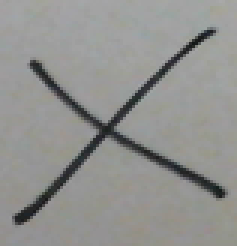
#> input picture src/backend/templates/X_02.bmp, 79 x 82 px (shown 3 times larger)
$ python -i backend.py   (imports and definitions only)
#> lines starting #> are read from the running program, lines starting #| are printed output that depends on the picture; after the words box and inside, x2 and y2 are one past the last pixel; in counts of white or black regions, pixels touching at a corner belong together
#> further down, picture is the input picture: shape (82, 79, 3); mean B, G, R 143.3, 145.8, 145.5
#!/usr/bin/env python3

import base64
import os
import time
from contextlib import contextmanager

import cv2  # for board reading - should this be trained or ugly dynamic?
import numpy as np
from redis import Redis  # for distributed queue

# should this use a display queue and thread?
#   practically to prefer over gross python logging
#   otherwise feed into redis queue --> display on API/UI via socket?..

RED   = (0, 0, 255)
GREEN = (0, 255, 0)
BLUE  = (255, 0, 0)

IMG_CMP_SIZE = 32


# [44 lines left out: functions capture_device, build_template_matchers, not called in this run]


def board_cleanup(img):
    # orig = img  # keep a reference
    img    = img.copy()
    img    = cv2.cvtColor(img, cv2.COLOR_BGR2GRAY)
    # img    = cv2.GaussianBlur(img, (5, 5), 0)
    # thresh = cv2.threshold(img, 0, 255, cv2.THRESH_BINARY_INV + cv2.THRESH_OTSU)[1]
    img = cv2.Canny(img, 100, 200)  # sharp cutoff cleanup
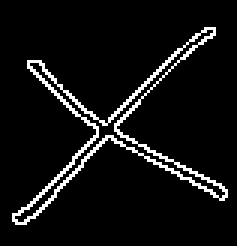
#> img: shape (82, 79) (shown 3 times larger); 6.8% white in thin lines or dots, all inside (x1, y1, x2, y2) = (4, 9, 76, 75)
    img = cv2.dilate(img, cv2.getStructuringElement(cv2.MORPH_RECT, (2, 2)), iterations=5)
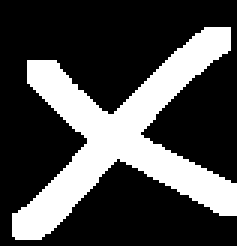
#> img: shape (82, 79) (shown 3 times larger); 28.8% white; 1 white region

    # FIXME there's probably a much cleaner vector way to do this
    # contours is a list of lists of points of the contour
    contours, hierarchy = cv2.findContours(img, cv2.RETR_TREE, cv2.CHAIN_APPROX_SIMPLE)
#> contours = 1 contour; box (x1, y1, x2, y2) and area: (4, 9, 79, 80) 1722

    # rotate and crop based upon workflow in https://stackoverflow.com/a/54823710/
    # workflow
    #  - collect all the contour points into one array  np.vstack()
    #  - get minimum rectangle about it                 .minAreaRect()
    #  - get 4 points of the rectangle corners          .boxPoints()
    #  - get 4 points of corners to map into            [(0,0),(width,height)]
    #  - warp and return
    rect = cv2.minAreaRect(np.vstack(contours))  # center, (width, height), angle in degrees
#> rect = ((40.07, 44.05), (79.89, 62.76), -7.02)
    box  = cv2.boxPoints(rect)
#> box = [[4.26, 80.08], [-3.41, 17.79], [75.88, 8.03], [83.55, 70.32]]
    # points are probably clockwise
    M_warp = cv2.getPerspectiveTransform(
        np.int0(box).astype("float32"),
        np.array([[0,0], [IMG_CMP_SIZE,0], [IMG_CMP_SIZE,IMG_CMP_SIZE], [0,IMG_CMP_SIZE]], dtype="float32")
    )
#> M_warp = [[-0.0637, -0.503, 40.51], [0.401, -0.0446, 1.96], [-0.000148, 0.000244, 1]]
    img = cv2.warpPerspective(img, M_warp, (IMG_CMP_SIZE, IMG_CMP_SIZE))
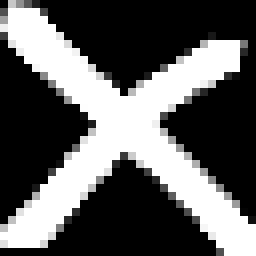
#> img: shape (32, 32) (shown 8 times larger); min 0, max 255, mean 94.4

    # realistically, M is probably required to map into response
    # this is also a big advantage of rotating and cropping in the same step
    return img, M_warp


# [27 lines left out: functions img_to_board, read_board, surrender_loop, not called in this run]


def img_raw_b64(img):
    # https://stackoverflow.com/a/40930153/
    return base64.b64encode(cv2.imencode('.png', img)[1])


# [50 lines left out: functions contourifier, board_parse_wrapper, main, not called in this run]


# [12 lines not run here, left out]

>>> import cv2
>>> picture = cv2.imread('templates/X_02.bmp')
>>> result = board_cleanup(picture)
